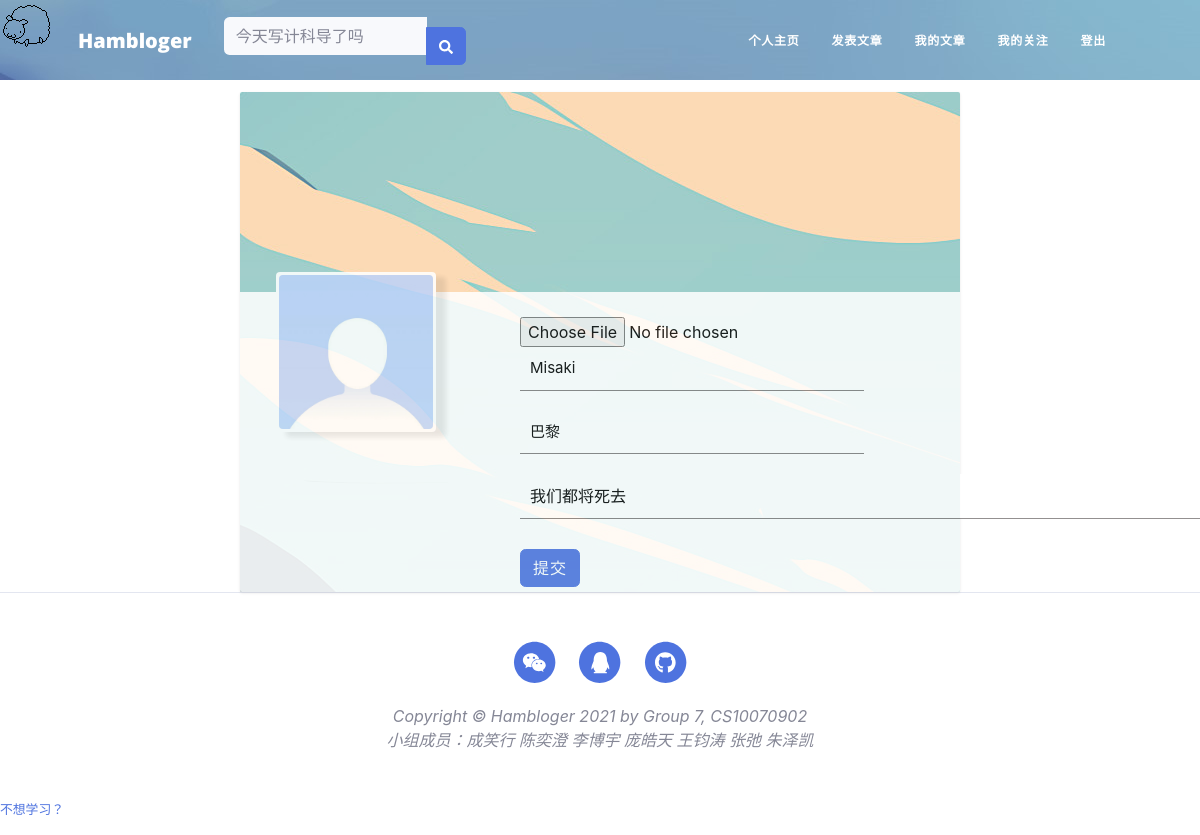
The page /edit-profile (signed in) on the database as committed earlier.
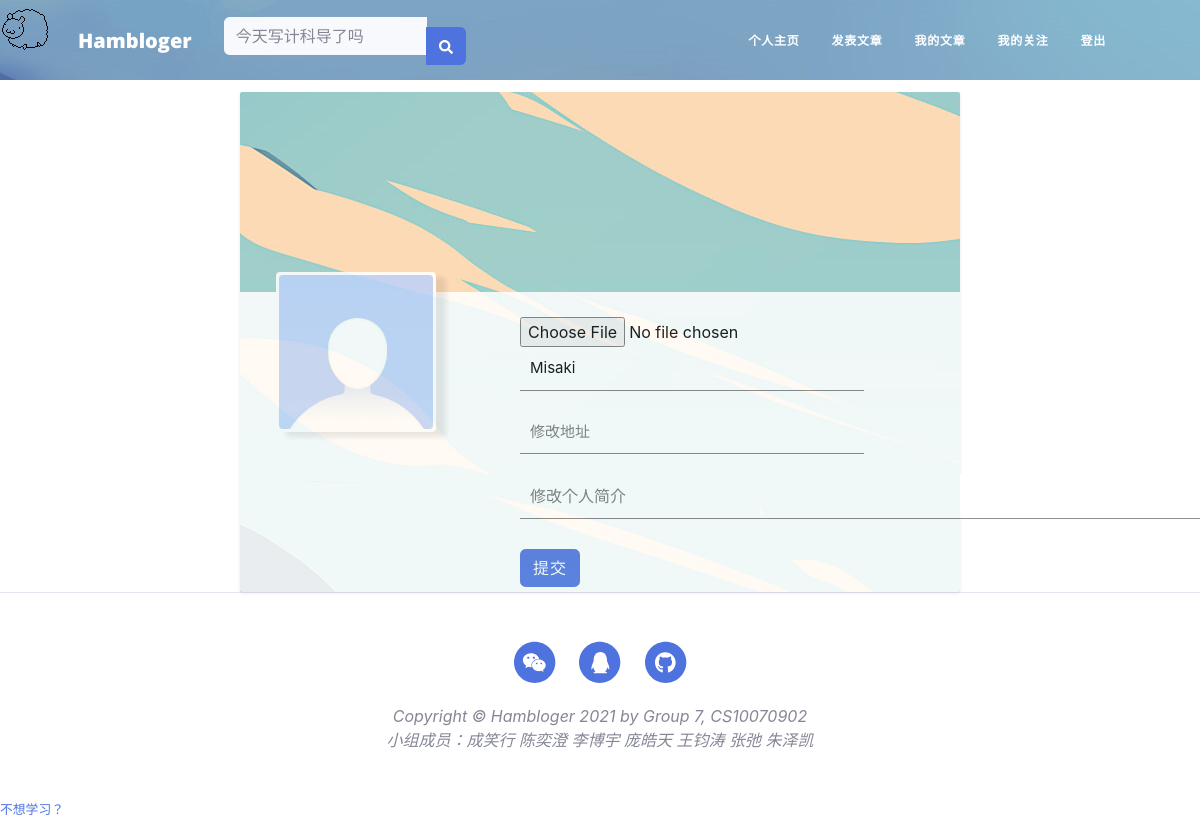
The same page on the database as committed later.
### app/models.py (models this page shows, shortened)
class User(UserMixin, db.Model):
    __tablename__ = 'users'
    id = db.Column(db.Integer, primary_key=True)
    email = db.Column(db.String(64), unique=True, index=True)
    username = db.Column(db.String(64), unique=True, index=True)
    role_id = db.Column(db.Integer, db.ForeignKey('roles.id'))  # 每一个用户只能有一个角色
    password_hash = db.Column(db.String(128))
    confirmed = db.Column(db.Boolean, default=True)
    name = db.Column(db.String(64))
    location = db.Column(db.String(64))
    about_me = db.Column(db.Text())
    member_since = db.Column(db.DateTime(), default=datetime.now)
    last_seen = db.Column(db.DateTime(), default=datetime.now)
    posts = db.relationship('Post', backref='author', lazy='dynamic')
    followed = db.relationship('Follow',
                               foreign_keys=[Follow.follower_id],
                               backref=db.backref('follower', lazy='joined'),
                               lazy='dynamic',
                               cascade='all, delete-orphan')
    followers = db.relationship('Follow',
                                foreign_keys=[Follow.followed_id],
                                backref=db.backref('followed', lazy='joined'),
                                lazy='dynamic',
                                cascade='all, delete-orphan')
    @property
    def password(self):
        raise AttributeError("Password is not a readable attribute")
    def ping(self):
        self.last_seen = datetime.utcnow()
        db.session.add(self)
        db.session.commit()

### app/main/views.py (the view, shortened to what this page needs)
@main.route('/edit-profile', methods=['GET', 'POST'])
@login_required
def edit_profile():
    form = EditProfileForm()
    form.name.data = current_user.name
    form.location.data = current_user.location
    form.about_me.data = current_user.about_me
    edit_post = Post.query.order_by(Post.id.desc()).first()
    return render_template('edit_profile.html', form=form, edit_post=edit_post)

### app/main/forms.py
class EditProfileForm(FlaskForm):
    mask = FileField('头像', validators=[
            FileAllowed(['png'])
        ])
    name = StringField('真实姓名', validators=[Length(0, 64)])
    location = StringField('地址', validators=[Length(0, 64)])
    about_me = StringField('个人简介', validators=[Length(0, 64)])
    submit = SubmitField('提交')

### app/auth/views.py (called while the page is built)
@auth.before_app_request
def before_request():
    if current_user.is_authenticated:
        current_user.ping()
        if not current_user.confirmed and request.endpoint \
                and request.blueprint != 'auth' and request.endpoint != 'static':
            return redirect(url_for('auth.unconfirmed'))

### app/main/__init__.py (called while the page is built)
@main.app_context_processor
def inject_permissions():
    return dict(Permission=Permission)

### app/models.py (called while the page is built)
@login_manager.user_loader
def load_user(user_id):
    return User.query.get(int(user_id))

### app/templates/edit_profile.html (shortened to what this page needs)
{% extends "base.html" %}
{% import "bootstrap/wtf.html" as wtf %}
{% block head %}
<link href="{{ url_for('static',filename='css/edit-profile.css') }}" rel="stylesheet">
<link href="{{ url_for('static',filename='css/admin.css') }}" rel="stylesheet">
<header class="user-top-cover"></header>
{% endblock %}
{% block page_content %}
<div class="page-container">
    <div class="user-container">
        <div class="user-profile-container">
            <div class="user-mask-container">
                <div class="user-mask">
                    <img src="../static/mask/{{current_user.id}}.png" class="user-mask-img">
                </div>
            </div>
            <div class="user-information-container">
                <form method="POST" enctype="multipart/form-data">
                    {{form.mask(class="input-mask", placeholder="上传头像")}}
                    {{form.name(class="input-item", placeholder="修改昵称")}}
                    {{form.location(class="input-item",placeholder="修改地址")}}
                    {{form.about_me(class="input-item-text",placeholder="修改个人简介")}}
                    {{form.submit(class="btn btn-primary")}}
                </form>
            </div>
        </div>
    </div>
</div>
</div>
{% endblock %}

Rows that differ between the two databases and show on the page:
changed User "Misaki": location "巴黎" → (not shown); about_me "我们都将死去" → (not shown)
